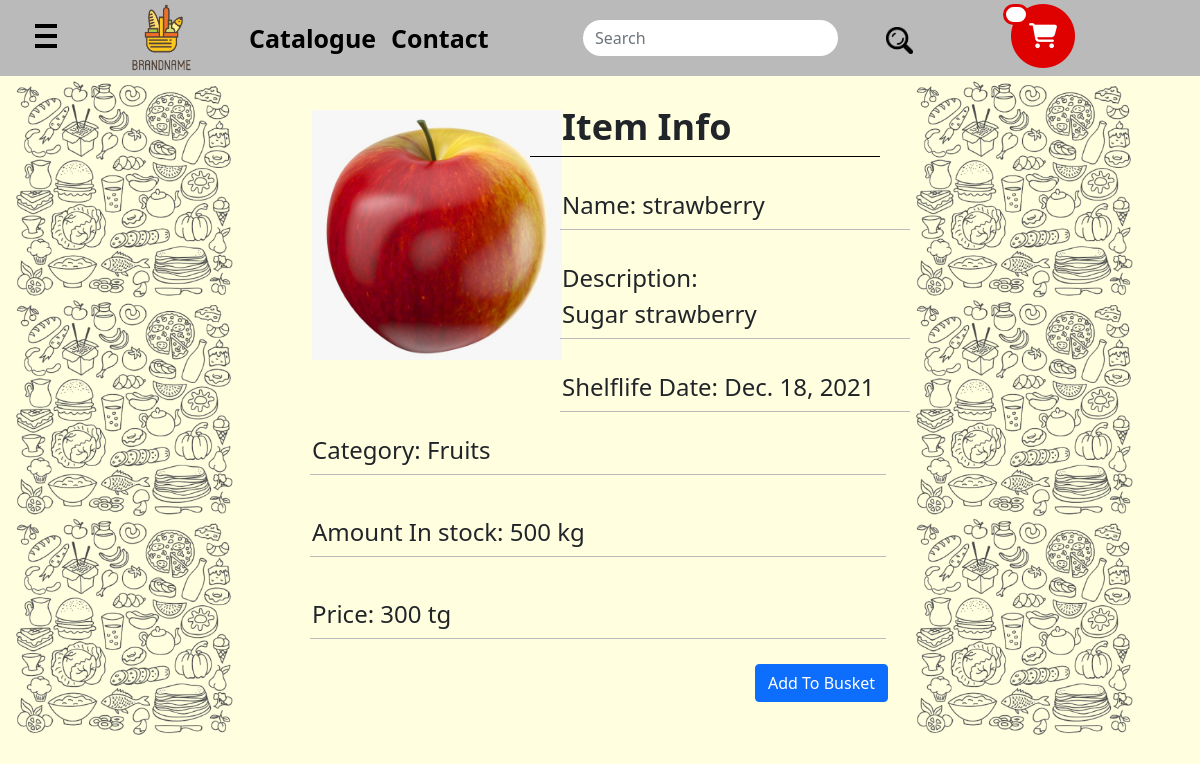
The page /item/4 on the database as committed earlier.
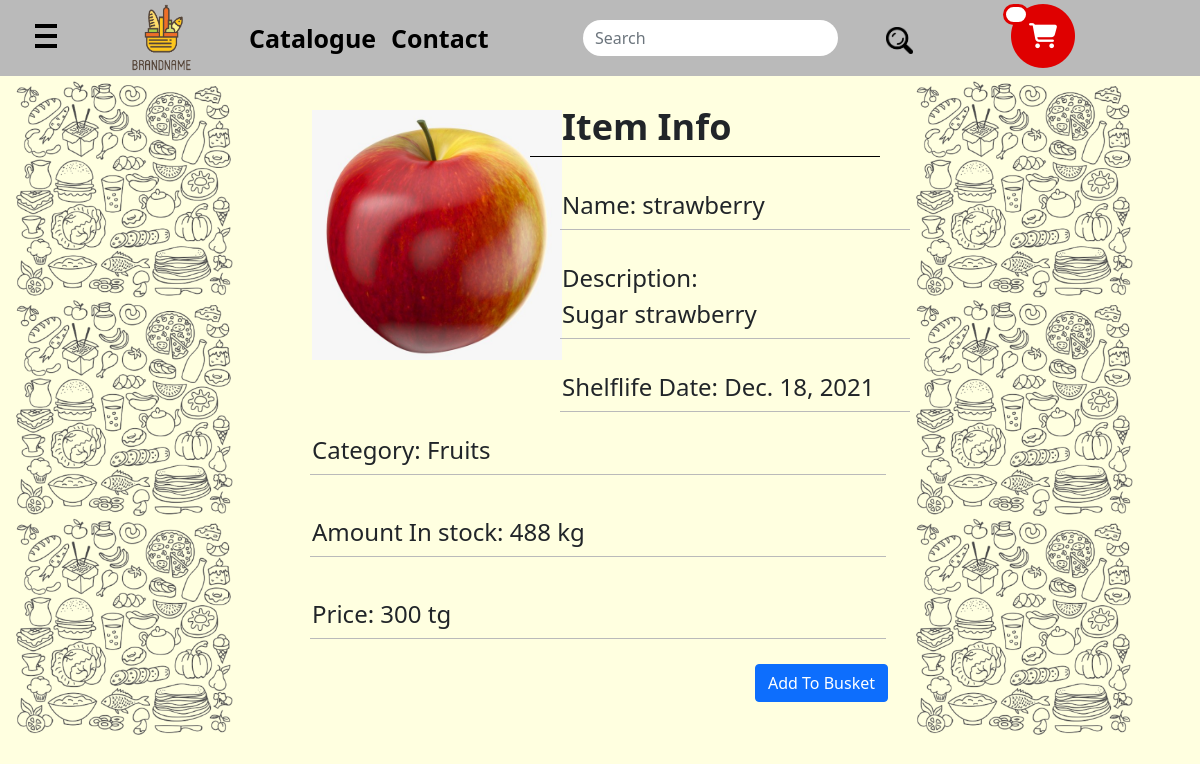
The same page on the database as committed later.
### market/models.py (models this page shows, shortened)
class Item(models.Model):
    image = models.ImageField(upload_to="item_image")
    name = models.CharField("item_name", max_length=255)
    description = models.CharField(max_length=500)
    added_date = models.DateTimeField("added_date", default=now)
    shelflife_date = models.DateField("shelflife_date", default=now)
    amount_in_stock = models.IntegerField(name="amount_in_stock", default=0)
    price = models.IntegerField(name="price", default=0)
    measure = models.CharField("measure", max_length=100, blank=True)
    category = models.ForeignKey(Category, on_delete=models.CASCADE)
    class Meta:
        verbose_name = "Item"
        verbose_name_plural = "Items"

class Category(models.Model):
    name = models.CharField("category_name", max_length=100)
    image = models.ImageField(upload_to="category_image", blank=True)
    class Meta:
        verbose_name = "Category"
        verbose_name_plural = "Categories"

### market/views.py (the view)
# urls.py: path('item/<item_id>', views.item_info, name='item_info'),
def item_info(request, item_id):
    return render(request, 'market/item_page.html', {'item': Item.objects.get(id=item_id)})

### market/templates/market/item_page.html (shortened to what this page needs)
{% extends 'market/base.html' %}
{% load static %}
{% block content %}
    <div class="row">
        <div class="col-3">
            <img style="padding: 0px; width: 80%; margin-top: 80px" src="{% static 'market/images/side_background.png' %}">
        </div>
        <div class="col-6">
            <div class="row">
                <div class="col-5">
                    <img class="profile_photo" src="{{item.image.url}}" style="width:250px; height:250px; margin-top: 120px;">
                </div>
                <div class="col-7">
                    <div class="row" style="margin-top: 0">
                        <h3>Item Info</h3>
                    </div>
                    <div class="row" style="margin-top: 0">
                        <div style="height: 1px; width: 500px; background-color: black; margin-left: -20px"></div>
                    </div>
                    <div class="row">
                        <p>Name: <output name="surname">{{item.name}}</output></p>
                    </div>
                    <div class="row">
                        <div style="height: 1px; width: 400px; background-color: #BABABA; margin-left: 10px"></div>
                    </div>
                    <div class="row">
                        <p>Description: <output name="surname">{{item.description}}</output></p>
                    </div>
                    <div class="row">
                        <div style="height: 1px; width: 400px; background-color: #BABABA; margin-left: 10px"></div>
                    </div>
                    <div class="row">
                        <p>Shelflife Date: <output name="surname">{{item.shelflife_date}}</output></p>
                    </div>
                    <div class="row">
                        <div style="height: 1px; width: 400px; background-color: #BABABA; margin-left: 10px"></div>
                    </div>
                </div>
            </div>
            <div class="row">
                <div class="row">
                    <p>Category: <output name="surname">{{item.category.name}}</output></p>
                </div>
                <div class="row">
                    <div style="height: 1px; width: 715px; background-color: #BABABA; margin-left: 10px"></div>
                </div>
                <div class="row">
                    <p>Amount In stock: <output name="surname">{{item.amount_in_stock}} {{item.measure}}</output></p>
                </div>
                <div class="row">
                    <div style="height: 1px; width: 715px; background-color: #BABABA; margin-left: 10px"></div>
                </div>
                <div class="row">
                    <p>Price: <output name="surname">{{item.price}} tg</output></p>
                </div>
                <div class="row">
                    <div style="height: 1px; width: 715px; background-color: #BABABA; margin-left: 10px"></div>
                </div>
            </div>
            <div style="display: flex; justify-content: flex-end">
                <form method="POST" action="{% url 'add_to_basket' item.id %}">
                    <button class="btn btn-primary mt-3" type="submit">Add To Busket</button>
                </form>
            </div>
        </div>
        <div class="col-3">
            <img style="padding: 0px; width: 80%; margin-left: 0; margin-top: 80px" src="{% static 'market/images/side_background.png' %}">
        </div>
    </div>
{% endblock %}

Rows that differ between the two databases and show on the page:
changed Item "strawberry": amount_in_stock "500" → "488"
